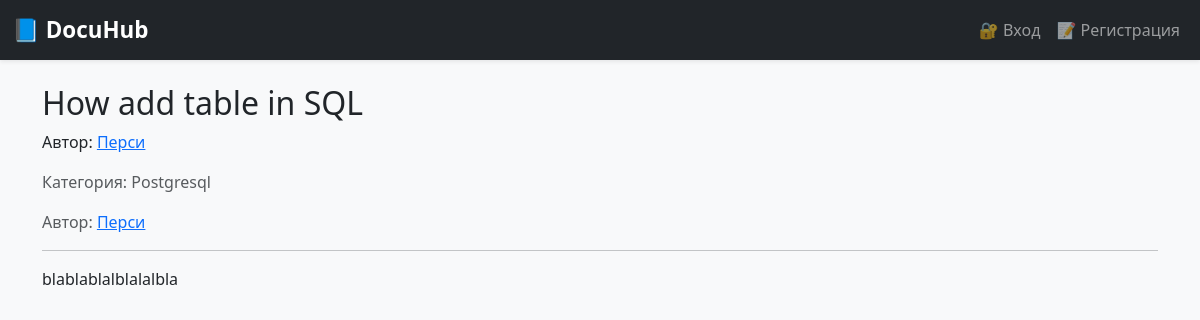
Page /doc/1 on the committed database.
### app/models.py (models this page shows)
class Documentation(db.Model):
    id = db.Column(db.Integer, primary_key=True)
    title = db.Column(db.String(200), nullable=False)
    content = db.Column(db.Text, nullable=False)
    category = db.Column(db.String(100), nullable=False)
    created_by = db.Column(db.Integer, db.ForeignKey('user.id'))
    author = db.relationship('User', backref='docs', lazy=True)

class User(UserMixin, db.Model):
    id = db.Column(db.Integer, primary_key=True)
    username = db.Column(db.String(100), unique=True, nullable=False)
    email = db.Column(db.String(100), unique=True, nullable=False)
    password = db.Column(db.String(255), nullable=False)

### app/routes.py (the view)
@bp.route('/doc/<int:doc_id>')
def view_doc(doc_id):
    doc = Documentation.query.get_or_404(doc_id)
    return render_template('doc_view.html', doc=doc)

### app/templates/doc_view.html
{% extends 'base.html' %}
{% block content %}
<h2>{{ doc.title }}</h2>
<p>Автор: <a href=\"{{ url_for('main.user_profile', user_id=doc.created_by) }}\">{{ doc.author.username }}</a></p>
<p class="text-muted">Категория: {{ doc.category }}</p>
<p class="text-muted">
    Автор:
    <a href="{{ url_for('main.user_profile', user_id=doc.author.id) }}">
        {{ doc.author.username }}
    </a>
</p>
<hr>
<div>
    {{ doc.content }}
</div>
{% endblock %}

### app/static/css/style.css (style rules this page uses)
body { background: #f8f9fa; font-family: "Segoe UI", sans-serif; }

### rows in the picture
Documentation: title "How add table in SQL", category "Postgresql", content "blablablalblalalbla"
User: author.username "Перси"
